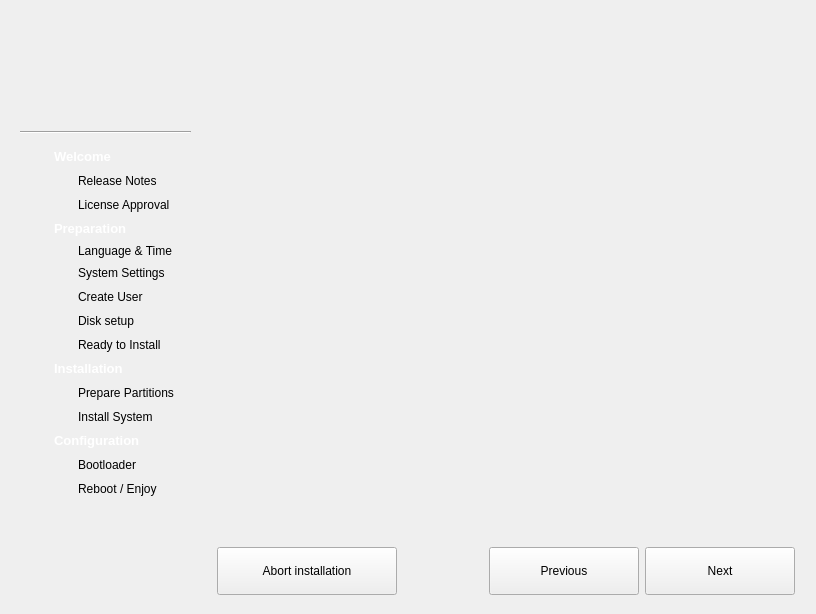
<?xml version="1.0" encoding="UTF-8"?>
<ui version="4.0">
 <class>TribeBase</class>
 <widget class="QWidget" name="TribeBase">
  <property name="geometry">
   <rect>
    <x>0</x>
    <y>0</y>
    <width>812</width>
    <height>612</height>
   </rect>
  </property>
  <property name="maximumSize">
   <size>
    <width>16777215</width>
    <height>16777215</height>
   </size>
  </property>
  <property name="windowTitle">
   <string>Tribe</string>
  </property>
  <property name="styleSheet">
   <string notr="true"/>
  </property>
  <layout class="QGridLayout" name="gridLayout_6">
   <item row="0" column="0">
    <widget class="QFrame" name="leftSidebar">
     <property name="sizePolicy">
      <sizepolicy hsizetype="Maximum" vsizetype="Preferred">
       <horstretch>200</horstretch>
       <verstretch>0</verstretch>
      </sizepolicy>
     </property>
     <property name="minimumSize">
      <size>
       <width>190</width>
       <height>0</height>
      </size>
     </property>
     <property name="styleSheet">
      <string notr="true"/>
     </property>
     <property name="frameShape">
      <enum>QFrame::NoFrame</enum>
     </property>
     <property name="frameShadow">
      <enum>QFrame::Plain</enum>
     </property>
     <property name="lineWidth">
      <number>0</number>
     </property>
     <layout class="QVBoxLayout" name="verticalLayout_2">
      <property name="rightMargin">
       <number>10</number>
      </property>
      <property name="bottomMargin">
       <number>0</number>
      </property>
      <item>
       <layout class="QHBoxLayout" name="horizontalLayout_3">
        <property name="topMargin">
         <number>15</number>
        </property>
        <property name="rightMargin">
         <number>0</number>
        </property>
        <property name="bottomMargin">
         <number>10</number>
        </property>
        <item>
         <spacer name="horizontalSpacer">
          <property name="orientation">
           <enum>Qt::Horizontal</enum>
          </property>
          <property name="sizeHint" stdset="0">
           <size>
            <width>40</width>
            <height>20</height>
           </size>
          </property>
         </spacer>
        </item>
        <item>
         <widget class="QLabel" name="topIcon">
          <property name="minimumSize">
           <size>
            <width>80</width>
            <height>80</height>
           </size>
          </property>
          <property name="maximumSize">
           <size>
            <width>80</width>
            <height>80</height>
           </size>
          </property>
          <property name="text">
           <string/>
          </property>
          <property name="pixmap">
           <pixmap resource="tribe.qrc">:/Images/images/chakra-logo.png</pixmap>
          </property>
          <property name="scaledContents">
           <bool>true</bool>
          </property>
         </widget>
        </item>
        <item>
         <spacer name="horizontalSpacer_2">
          <property name="orientation">
           <enum>Qt::Horizontal</enum>
          </property>
          <property name="sizeHint" stdset="0">
           <size>
            <width>40</width>
            <height>20</height>
           </size>
          </property>
         </spacer>
        </item>
       </layout>
      </item>
      <item>
       <widget class="Line" name="line">
        <property name="orientation">
         <enum>Qt::Horizontal</enum>
        </property>
       </widget>
      </item>
      <item>
       <layout class="QGridLayout" name="gridLayout_2">
        <property name="leftMargin">
         <number>8</number>
        </property>
        <property name="topMargin">
         <number>8</number>
        </property>
        <property name="bottomMargin">
         <number>4</number>
        </property>
        <item row="0" column="0">
         <layout class="QGridLayout" name="gridLayout">
          <property name="leftMargin">
           <number>2</number>
          </property>
          <item row="0" column="0">
           <widget class="QLabel" name="welcomeIcon">
            <property name="minimumSize">
             <size>
              <width>18</width>
              <height>18</height>
             </size>
            </property>
            <property name="maximumSize">
             <size>
              <width>18</width>
              <height>18</height>
             </size>
            </property>
            <property name="text">
             <string/>
            </property>
           </widget>
          </item>
          <item row="0" column="1" colspan="2">
           <widget class="QLabel" name="label_2">
            <property name="text">
             <string>&lt;!DOCTYPE HTML PUBLIC &quot;-//W3C//DTD HTML 4.0//EN&quot; &quot;http://www.w3.org/TR/REC-html40/strict.dtd&quot;&gt;
&lt;html&gt;&lt;head&gt;&lt;meta name=&quot;qrichtext&quot; content=&quot;1&quot; /&gt;&lt;style type=&quot;text/css&quot;&gt;
p, li { white-space: pre-wrap; }
&lt;/style&gt;&lt;/head&gt;&lt;body style=&quot; font-family:'Sans Serif'; font-size:10pt; font-weight:400; font-style:normal;&quot;&gt;
&lt;p style=&quot; margin-top:0px; margin-bottom:0px; margin-left:0px; margin-right:0px; -qt-block-indent:0; text-indent:0px;&quot;&gt;&lt;span style=&quot; font-weight:600; color:#ffffff;&quot;&gt;Welcome&lt;/span&gt;&lt;/p&gt;&lt;/body&gt;&lt;/html&gt;</string>
            </property>
           </widget>
          </item>
          <item row="1" column="1">
           <widget class="QLabel" name="releaseIcon">
            <property name="minimumSize">
             <size>
              <width>18</width>
              <height>18</height>
             </size>
            </property>
            <property name="maximumSize">
             <size>
              <width>18</width>
              <height>18</height>
             </size>
            </property>
            <property name="text">
             <string/>
            </property>
           </widget>
          </item>
          <item row="1" column="2">
           <widget class="QLabel" name="label_3">
            <property name="text">
             <string>Release Notes</string>
            </property>
           </widget>
          </item>
          <item row="2" column="1">
           <widget class="QLabel" name="licenseIcon">
            <property name="minimumSize">
             <size>
              <width>18</width>
              <height>18</height>
             </size>
            </property>
            <property name="maximumSize">
             <size>
              <width>18</width>
              <height>18</height>
             </size>
            </property>
            <property name="text">
             <string/>
            </property>
           </widget>
          </item>
          <item row="2" column="2">
           <widget class="QLabel" name="licenseLabel">
            <property name="text">
             <string>License Approval</string>
            </property>
           </widget>
          </item>
         </layout>
        </item>
        <item row="1" column="0">
         <layout class="QGridLayout" name="gridLayout_8">
          <property name="leftMargin">
           <number>2</number>
          </property>
          <item row="0" column="0">
           <widget class="QLabel" name="preparationIcon">
            <property name="minimumSize">
             <size>
              <width>18</width>
              <height>18</height>
             </size>
            </property>
            <property name="maximumSize">
             <size>
              <width>18</width>
              <height>18</height>
             </size>
            </property>
            <property name="text">
             <string/>
            </property>
           </widget>
          </item>
          <item row="7" column="2">
           <widget class="QLabel" name="label_21">
            <property name="text">
             <string>Ready to Install</string>
            </property>
           </widget>
          </item>
          <item row="7" column="1">
           <widget class="QLabel" name="readyInstallIcon">
            <property name="minimumSize">
             <size>
              <width>18</width>
              <height>18</height>
             </size>
            </property>
            <property name="maximumSize">
             <size>
              <width>18</width>
              <height>18</height>
             </size>
            </property>
            <property name="text">
             <string/>
            </property>
           </widget>
          </item>
          <item row="4" column="2">
           <widget class="QLabel" name="label_23">
            <property name="text">
             <string>System Settings</string>
            </property>
           </widget>
          </item>
          <item row="4" column="1">
           <widget class="QLabel" name="settingsIcon">
            <property name="minimumSize">
             <size>
              <width>18</width>
              <height>18</height>
             </size>
            </property>
            <property name="text">
             <string/>
            </property>
           </widget>
          </item>
          <item row="3" column="2">
           <widget class="QLabel" name="label_24">
            <property name="text">
             <string>Language &amp; Time</string>
            </property>
           </widget>
          </item>
          <item row="3" column="1">
           <widget class="QLabel" name="localeIcon">
            <property name="text">
             <string/>
            </property>
           </widget>
          </item>
          <item row="6" column="2">
           <widget class="QLabel" name="label_25">
            <property name="text">
             <string>Disk setup</string>
            </property>
           </widget>
          </item>
          <item row="6" column="1">
           <widget class="QLabel" name="partitioningIcon">
            <property name="minimumSize">
             <size>
              <width>18</width>
              <height>18</height>
             </size>
            </property>
            <property name="maximumSize">
             <size>
              <width>18</width>
              <height>18</height>
             </size>
            </property>
            <property name="text">
             <string/>
            </property>
           </widget>
          </item>
          <item row="0" column="1" colspan="2">
           <widget class="QLabel" name="label_26">
            <property name="text">
             <string>&lt;!DOCTYPE HTML PUBLIC &quot;-//W3C//DTD HTML 4.0//EN&quot; &quot;http://www.w3.org/TR/REC-html40/strict.dtd&quot;&gt;
&lt;html&gt;&lt;head&gt;&lt;meta name=&quot;qrichtext&quot; content=&quot;1&quot; /&gt;&lt;style type=&quot;text/css&quot;&gt;
p, li { white-space: pre-wrap; }
&lt;/style&gt;&lt;/head&gt;&lt;body style=&quot; font-family:'Sans Serif'; font-size:10pt; font-weight:400; font-style:normal;&quot;&gt;
&lt;p style=&quot; margin-top:0px; margin-bottom:0px; margin-left:0px; margin-right:0px; -qt-block-indent:0; text-indent:0px;&quot;&gt;&lt;span style=&quot; font-weight:600; color:#ffffff;&quot;&gt;Preparation&lt;/span&gt;&lt;/p&gt;&lt;/body&gt;&lt;/html&gt;</string>
            </property>
           </widget>
          </item>
          <item row="5" column="2">
           <widget class="QLabel" name="label_15">
            <property name="text">
             <string>Create User</string>
            </property>
           </widget>
          </item>
          <item row="5" column="1">
           <widget class="QLabel" name="createuserIcon">
            <property name="minimumSize">
             <size>
              <width>18</width>
              <height>18</height>
             </size>
            </property>
            <property name="maximumSize">
             <size>
              <width>18</width>
              <height>18</height>
             </size>
            </property>
            <property name="text">
             <string/>
            </property>
           </widget>
          </item>
         </layout>
        </item>
        <item row="2" column="0">
         <layout class="QGridLayout" name="gridLayout_4">
          <property name="leftMargin">
           <number>2</number>
          </property>
          <item row="0" column="0">
           <widget class="QLabel" name="installationIcon">
            <property name="minimumSize">
             <size>
              <width>18</width>
              <height>18</height>
             </size>
            </property>
            <property name="maximumSize">
             <size>
              <width>18</width>
              <height>18</height>
             </size>
            </property>
            <property name="text">
             <string/>
            </property>
           </widget>
          </item>
          <item row="0" column="1" colspan="2">
           <widget class="QLabel" name="label_11">
            <property name="text">
             <string>&lt;!DOCTYPE HTML PUBLIC &quot;-//W3C//DTD HTML 4.0//EN&quot; &quot;http://www.w3.org/TR/REC-html40/strict.dtd&quot;&gt;
&lt;html&gt;&lt;head&gt;&lt;meta name=&quot;qrichtext&quot; content=&quot;1&quot; /&gt;&lt;style type=&quot;text/css&quot;&gt;
p, li { white-space: pre-wrap; }
&lt;/style&gt;&lt;/head&gt;&lt;body style=&quot; font-family:'Sans Serif'; font-size:10pt; font-weight:400; font-style:normal;&quot;&gt;
&lt;p style=&quot; margin-top:0px; margin-bottom:0px; margin-left:0px; margin-right:0px; -qt-block-indent:0; text-indent:0px;&quot;&gt;&lt;span style=&quot; font-weight:600; color:#ffffff;&quot;&gt;Installation&lt;/span&gt;&lt;/p&gt;&lt;/body&gt;&lt;/html&gt;</string>
            </property>
           </widget>
          </item>
          <item row="1" column="1">
           <widget class="QLabel" name="preparePartitionsIcon">
            <property name="minimumSize">
             <size>
              <width>18</width>
              <height>18</height>
             </size>
            </property>
            <property name="maximumSize">
             <size>
              <width>18</width>
              <height>18</height>
             </size>
            </property>
            <property name="text">
             <string/>
            </property>
           </widget>
          </item>
          <item row="1" column="2">
           <widget class="QLabel" name="preparePartitionsLabel">
            <property name="text">
             <string>Prepare Partitions</string>
            </property>
           </widget>
          </item>
          <item row="2" column="1">
           <widget class="QLabel" name="installSystemIcon">
            <property name="minimumSize">
             <size>
              <width>18</width>
              <height>18</height>
             </size>
            </property>
            <property name="maximumSize">
             <size>
              <width>18</width>
              <height>18</height>
             </size>
            </property>
            <property name="text">
             <string/>
            </property>
           </widget>
          </item>
          <item row="2" column="2">
           <widget class="QLabel" name="label_13">
            <property name="text">
             <string>Install System</string>
            </property>
           </widget>
          </item>
         </layout>
        </item>
        <item row="3" column="0">
         <layout class="QGridLayout" name="gridLayout_5">
          <property name="leftMargin">
           <number>2</number>
          </property>
          <item row="0" column="0">
           <widget class="QLabel" name="configurationIcon">
            <property name="minimumSize">
             <size>
              <width>18</width>
              <height>18</height>
             </size>
            </property>
            <property name="maximumSize">
             <size>
              <width>18</width>
              <height>18</height>
             </size>
            </property>
            <property name="text">
             <string/>
            </property>
           </widget>
          </item>
          <item row="0" column="1" colspan="2">
           <widget class="QLabel" name="label_14">
            <property name="text">
             <string>&lt;!DOCTYPE HTML PUBLIC &quot;-//W3C//DTD HTML 4.0//EN&quot; &quot;http://www.w3.org/TR/REC-html40/strict.dtd&quot;&gt;
&lt;html&gt;&lt;head&gt;&lt;meta name=&quot;qrichtext&quot; content=&quot;1&quot; /&gt;&lt;style type=&quot;text/css&quot;&gt;
p, li { white-space: pre-wrap; }
&lt;/style&gt;&lt;/head&gt;&lt;body style=&quot; font-family:'Sans Serif'; font-size:10pt; font-weight:400; font-style:normal;&quot;&gt;
&lt;p style=&quot; margin-top:0px; margin-bottom:0px; margin-left:0px; margin-right:0px; -qt-block-indent:0; text-indent:0px;&quot;&gt;&lt;span style=&quot; font-weight:600; color:#ffffff;&quot;&gt;Configuration&lt;/span&gt;&lt;/p&gt;&lt;/body&gt;&lt;/html&gt;</string>
            </property>
           </widget>
          </item>
          <item row="3" column="2">
           <widget class="QLabel" name="label_17">
            <property name="text">
             <string>Bootloader</string>
            </property>
           </widget>
          </item>
          <item row="3" column="1">
           <widget class="QLabel" name="bootloaderIcon">
            <property name="minimumSize">
             <size>
              <width>18</width>
              <height>18</height>
             </size>
            </property>
            <property name="maximumSize">
             <size>
              <width>18</width>
              <height>18</height>
             </size>
            </property>
            <property name="text">
             <string/>
            </property>
           </widget>
          </item>
          <item row="4" column="2">
           <widget class="QLabel" name="label_16">
            <property name="text">
             <string>Reboot / Enjoy</string>
            </property>
           </widget>
          </item>
          <item row="4" column="1">
           <widget class="QLabel" name="doneIcon">
            <property name="minimumSize">
             <size>
              <width>18</width>
              <height>18</height>
             </size>
            </property>
            <property name="maximumSize">
             <size>
              <width>18</width>
              <height>18</height>
             </size>
            </property>
            <property name="text">
             <string/>
            </property>
           </widget>
          </item>
         </layout>
        </item>
        <item row="4" column="0">
         <spacer name="verticalSpacer">
          <property name="orientation">
           <enum>Qt::Vertical</enum>
          </property>
          <property name="sizeHint" stdset="0">
           <size>
            <width>20</width>
            <height>40</height>
           </size>
          </property>
         </spacer>
        </item>
        <item row="5" column="0">
         <widget class="QLabel" name="buildSignatureLabel">
          <property name="text">
           <string/>
          </property>
          <property name="alignment">
           <set>Qt::AlignCenter</set>
          </property>
         </widget>
        </item>
        <item row="0" column="1">
         <spacer name="horizontalSpacer_4">
          <property name="orientation">
           <enum>Qt::Horizontal</enum>
          </property>
          <property name="sizeType">
           <enum>QSizePolicy::Fixed</enum>
          </property>
          <property name="sizeHint" stdset="0">
           <size>
            <width>5</width>
            <height>20</height>
           </size>
          </property>
         </spacer>
        </item>
       </layout>
      </item>
     </layout>
    </widget>
   </item>
   <item row="0" column="1">
    <layout class="QVBoxLayout" name="verticalLayout_3">
     <property name="leftMargin">
      <number>10</number>
     </property>
     <property name="topMargin">
      <number>10</number>
     </property>
     <property name="rightMargin">
      <number>10</number>
     </property>
     <property name="bottomMargin">
      <number>0</number>
     </property>
     <item>
      <widget class="QStackedWidget" name="stackedWidget">
       <property name="enabled">
        <bool>true</bool>
       </property>
       <property name="minimumSize">
        <size>
         <width>578</width>
         <height>520</height>
        </size>
       </property>
       <property name="maximumSize">
        <size>
         <width>16777215</width>
         <height>16777215</height>
        </size>
       </property>
       <widget class="QWidget" name="page_2"/>
      </widget>
     </item>
     <item>
      <layout class="QHBoxLayout" name="horizontalLayout">
       <property name="bottomMargin">
        <number>8</number>
       </property>
       <item>
        <widget class="QPushButton" name="abortButton">
         <property name="sizePolicy">
          <sizepolicy hsizetype="Minimum" vsizetype="Minimum">
           <horstretch>0</horstretch>
           <verstretch>0</verstretch>
          </sizepolicy>
         </property>
         <property name="minimumSize">
          <size>
           <width>180</width>
           <height>48</height>
          </size>
         </property>
         <property name="text">
          <string>Abort installation</string>
         </property>
        </widget>
       </item>
       <item>
        <spacer name="horizontalSpacer_3">
         <property name="orientation">
          <enum>Qt::Horizontal</enum>
         </property>
         <property name="sizeHint" stdset="0">
          <size>
           <width>40</width>
           <height>20</height>
          </size>
         </property>
        </spacer>
       </item>
       <item>
        <widget class="QPushButton" name="previousButton">
         <property name="sizePolicy">
          <sizepolicy hsizetype="Minimum" vsizetype="Minimum">
           <horstretch>0</horstretch>
           <verstretch>0</verstretch>
          </sizepolicy>
         </property>
         <property name="minimumSize">
          <size>
           <width>150</width>
           <height>48</height>
          </size>
         </property>
         <property name="text">
          <string comment="Previous Page">Previous</string>
         </property>
        </widget>
       </item>
       <item>
        <widget class="QPushButton" name="nextButton">
         <property name="sizePolicy">
          <sizepolicy hsizetype="Minimum" vsizetype="Minimum">
           <horstretch>0</horstretch>
           <verstretch>0</verstretch>
          </sizepolicy>
         </property>
         <property name="minimumSize">
          <size>
           <width>150</width>
           <height>48</height>
          </size>
         </property>
         <property name="text">
          <string comment="Next Page">Next</string>
         </property>
        </widget>
       </item>
      </layout>
     </item>
    </layout>
   </item>
  </layout>
 </widget>
 <resources>
  <include location="tribe.qrc"/>
 </resources>
 <connections/>
</ui>
